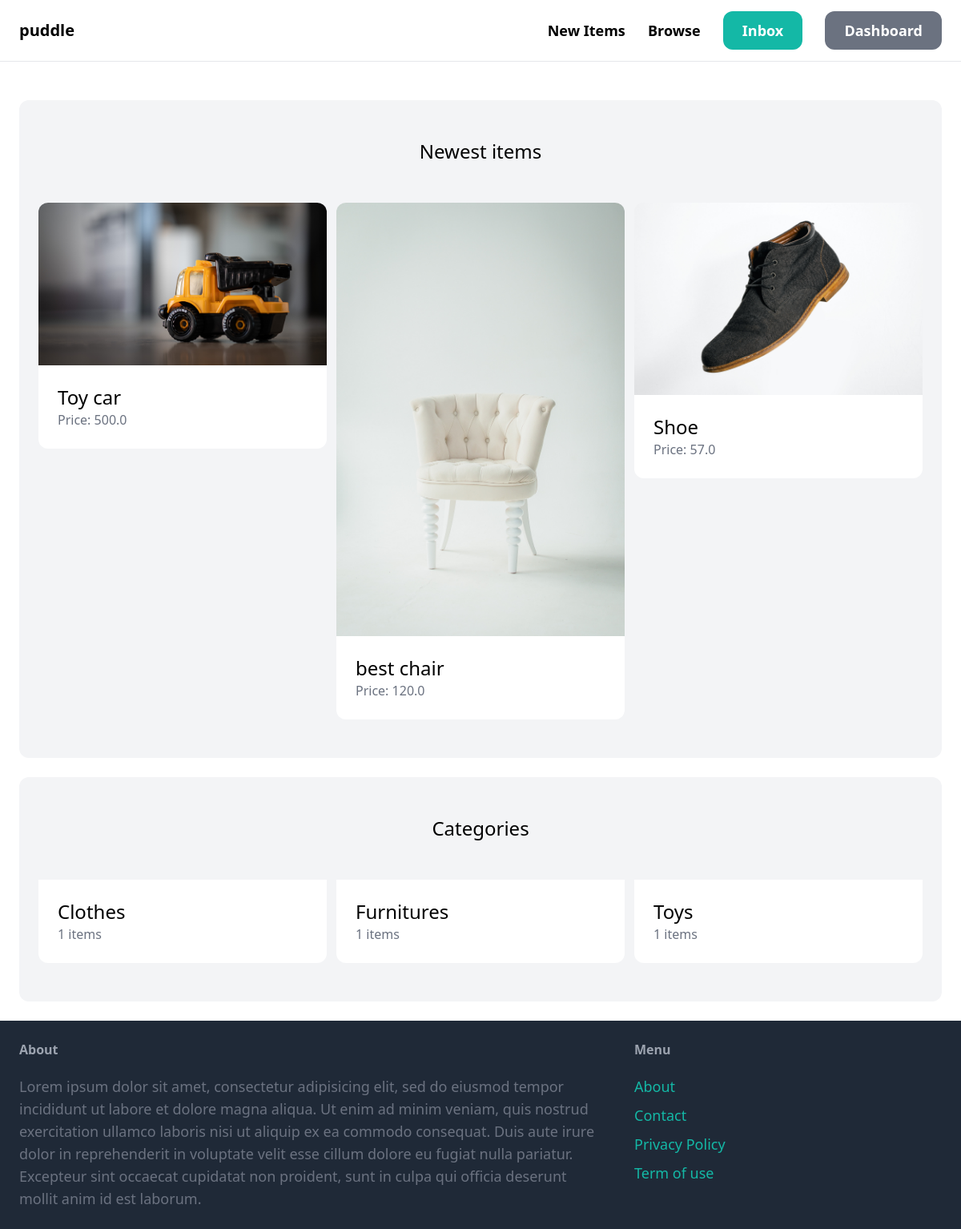
The app's page / (signed in) with its own data.
### item/models.py (models this page shows, shortened)
class Item(models.Model):
    category = models.ForeignKey(Category, related_name="items", on_delete = models.CASCADE)
    name = models.CharField(max_length=255)
    description = models.TextField(blank=True, null =True)
    price = models.FloatField()
    image = models.ImageField(upload_to="item_images", blank=True, null =True)
    is_sold = models.BooleanField(default=False)
    created_by = models.ForeignKey(User, related_name="items", on_delete =models.CASCADE)
    created_at = models.DateTimeField(auto_now_add=True)

class Category(models.Model):
    name = models.CharField(max_length=255)
    class Meta:
        ordering = ('name',)
        verbose_name_plural = "Categories"

### core/views.py (the view)
# urls.py: path("", views.index, name="index"),
def index(request):
    items = Item.objects.filter(is_sold=False)[0:6]
    categories = Category.objects.all()
    return render(request, 'core/index.html',{
        'categories': categories,
        'items': items,
    })

### core/templates/core/index.html
{% extends 'core/base.html' %} {% block title %}Welcome{% endblock %}
{% block content %}
<div class="mt-6 px-6 py-12 bg-gray-100 rounded-xl">
  <h2 class="mb-12 text-2xl text-center">Newest items</h2>
  <div class="grid grid-cols-3 gap-3">
    {% for item in items %}
    <div>
      <a href="{% url 'item:detail' item.id %}">
        <div>
          <img src="{{ item.image.url }}" class="rounded-t-xl" />
        </div>
        <div class="p-6 bg-white rounded-b-xl">
          <h2 class="text-2xl">{{ item.name }}</h2>
          <p class="text-gray-500">Price: {{ item.price }}</p>
        </div>
      </a>
    </div>
    {% endfor %}
  </div>
</div>
<div class="mt-6 px-6 py-12 bg-gray-100 rounded-xl">
  <h2 class="mb-12 text-2xl text-center">Categories</h2>
  <div class="grid grid-cols-3 gap-3">
    {% for category in categories %}
    <div>
      <a href="#">
        <div class="p-6 bg-white rounded-b-xl">
          <h2 class="text-2xl">{{ category.name }}</h2>
          <p class="text-gray-500">{{ category.items.count }} items</p>
        </div>
      </a>
    </div>
    {% endfor %}
  </div>
</div>
{% endblock %}

### records on screen
Item: image (picture), name "Toy car", price "500.0"
Item: image (picture), name "best chair", price "120.0"
Item: image (picture), name "Shoe", price "57.0"
Category: name "Clothes", items.count "1"
Category: name "Furnitures", items.count "1"
Category: name "Toys", items.count "1"
